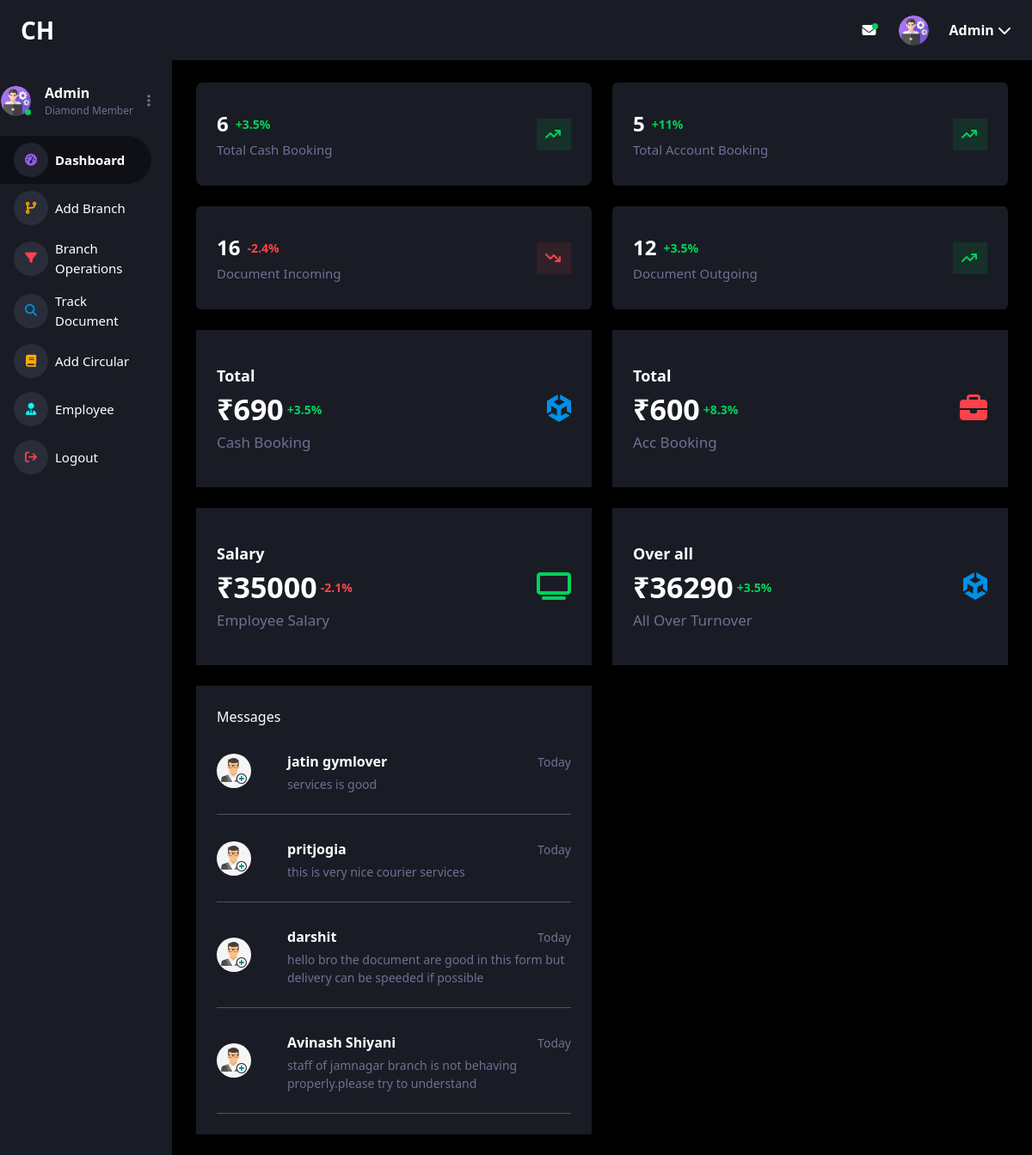
Screenshot of /Dashboard/admin_dashboard.php with the database file from the repository.
### tables this page shows
CREATE TABLE `index_contact` (
  `ic_id` int(11) NOT NULL,
  `ic_name` varchar(200) NOT NULL,
  `ic_email` varchar(200) NOT NULL,
  `ic_subject` varchar(200) NOT NULL,
  `ic_message` varchar(200) NOT NULL
);

### Dashboard/admin_dashboard.php (the view, shortened to what the rows shown need)
<?php include('../Html/html_start.php'); ?>
<link rel="stylesheet" href="../Assets/Css/branch_dashboard.css">
<div class="lg:flex lg:items-start bg-[#191c24]">
    <div class="w-4/5 w-full grid items-center">
                <?php
                include '../connection/conn.php';
                ?>
        <?php
                $i_query = "SELECT * FROM `index_contact` ORDER BY `ic_id` DESC LIMIT 4";
                $i_select = mysqli_query($con,$i_query);
                $i_row = mysqli_fetch_all($i_select,MYSQLI_ASSOC);
        ?>
        <main class="bg-[#000000]">
            <div class="grid items-center py-6 px-7 space-y-6 md:grid-cols-2 md:gap-6 md:items-start md:space-y-0">
                <div class="grid items-center py-6 px-6  bg-[#191c24]">
                    <?php foreach($i_row as $ip_row): ?>
                    <div class="flex items-center py-6 text-white border-slate-600 border-b-[0.1px] space-x-4">
                        <div class="w-1/6 flex  items-start">
                            <img src="../Assets/Images/customer_dashboard.jpg" alt="face6" class="h-[40px] w-[40px] rounded-full">
                        </div>
                        <div class="w-5/6 grid items-center">
                            <div class="flex items-center justify-between py-1">
                                <span class="font-bold text-[16px]"><?= $ip_row['ic_name'] ?></span>
                                <span class="text-[#6C7293]  text-[14px]">Today</span>
                            </div>
                            <span class="text-[14px] text-[#6C7293]"><?= $ip_row['ic_message']?></span>
                        </div>
                    </div>
                    <?php endforeach ?>
                </div>
            </div>
        </main>
    </div>
</div>

### rows the page displays
index_contact: ic_name "jatin gymlover", ic_message "services is good"
index_contact: ic_name "pritjogia", ic_message "this is very nice courier services"
index_contact: ic_name "darshit", ic_message "hello bro the document are good in this form but delivery can be speeded if possible"
index_contact: ic_name "Avinash Shiyani", ic_message "staff of jamnagar branch is not behaving properly.please try to understand"

### other values shown
$total "6"
$acc_total "5"
$di_total "16"
$do_total "12"
$tcb_total "690"
$ab_total "600"
$e_total "35000"
$tcb_total + $ab_total + $e_total "36290"
